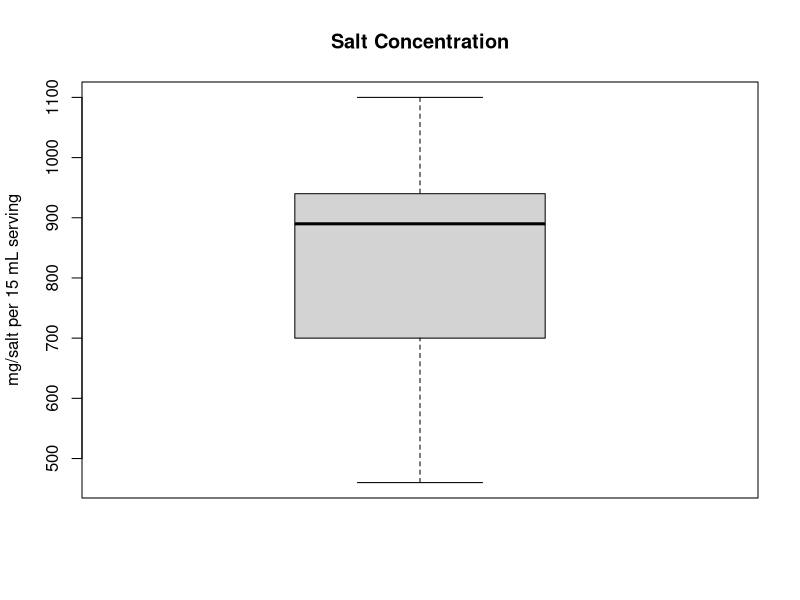
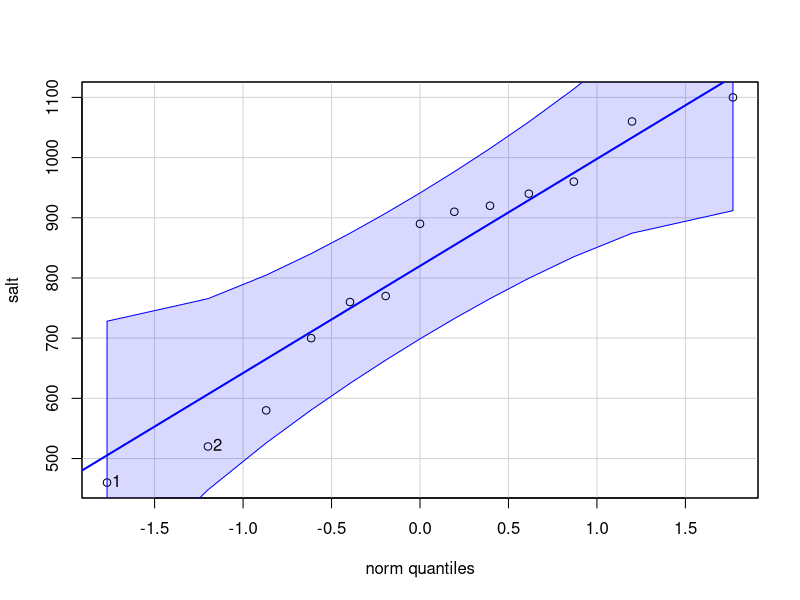
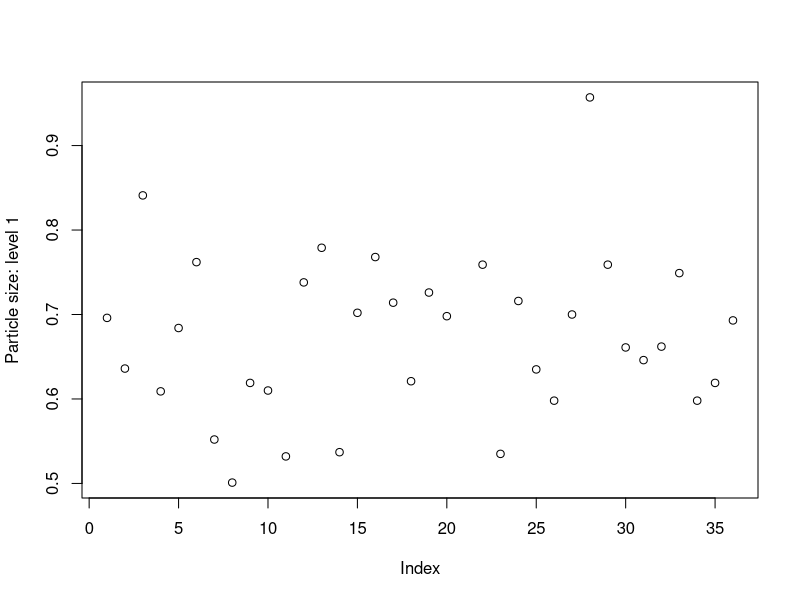
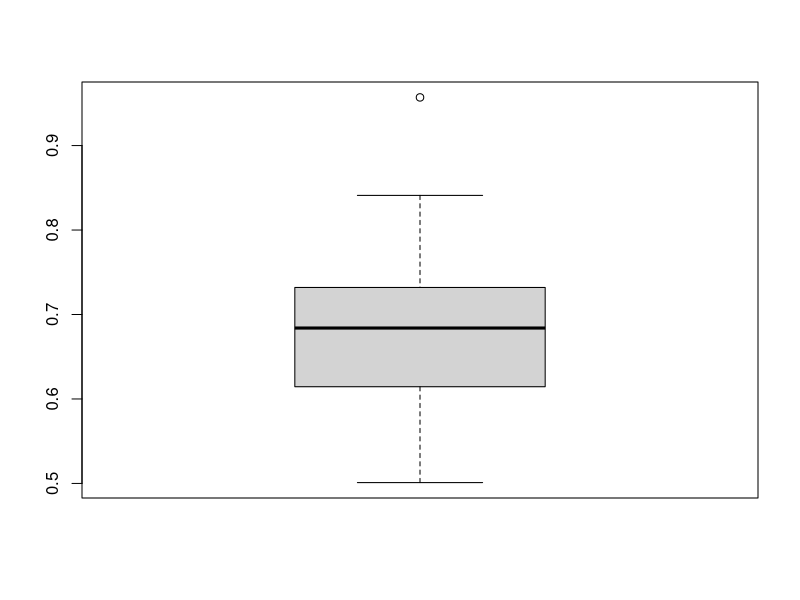

These charts were generated, in order, by the following R code:
#1
#calculate the mean and the variance of a 6 sided die

dice<-c(1, 2, 3, 4, 5, 6)

mean(dice)
sd(dice)
var(dice)
#------------------------------------------------------------------------
# 2
# Compute mean, median, sd and MAD

salt<-c(460, 520, 580, 700, 760, 770, 890, 910, 920, 940, 960, 1060, 1100)

summary(salt) #mean = 813.1, median = 890

#the robust measure of spread, MAD
mad(salt)

# calculate the IQR
# 1st quartile = 700, 3rd quartile = 940

summary(salt)
IQR(salt)

boxplot(salt, ylab="mg/salt per 15 mL serving", main="Salt Concentration" )

#box plot is not symmetric, meaning that the distribution is not likely to be normal

library(car)

qqPlot(salt)
#-------------------------------------------------------------------------

#4
rm<-read.csv('2/raw-material-properties.csv')

head(rm)
ncol(rm) #counts the unique number of columns
nrow(rm) #counts the unique number of rows

# Plot the data for size 1
plot(rm$size1, ylab="Particle size: level 1")

boxplot(rm$size1)
# This fu
identify(rm$size1, labels=rm$Sample)

